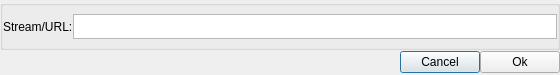
<?xml version="1.0" encoding="UTF-8"?>
<ui version="4.0">
 <class>OpenStream</class>
 <widget class="QDialog" name="OpenStream">
  <property name="geometry">
   <rect>
    <x>0</x>
    <y>0</y>
    <width>560</width>
    <height>75</height>
   </rect>
  </property>
  <property name="minimumSize">
   <size>
    <width>560</width>
    <height>60</height>
   </size>
  </property>
  <property name="maximumSize">
   <size>
    <width>560</width>
    <height>75</height>
   </size>
  </property>
  <property name="windowTitle">
   <string>crmp Open Stream</string>
  </property>
  <property name="windowIcon">
   <iconset>
    <normaloff>../../../../usr/share/icons/oxygen/16x16/actions/document-open-remote.png</normaloff>../../../../usr/share/icons/oxygen/16x16/actions/document-open-remote.png</iconset>
  </property>
  <layout class="QVBoxLayout" name="verticalLayout">
   <property name="spacing">
    <number>0</number>
   </property>
   <property name="margin">
    <number>0</number>
   </property>
   <item>
    <widget class="QGroupBox" name="frame">
     <property name="styleSheet">
      <string notr="true"/>
     </property>
     <layout class="QHBoxLayout" name="horizontalLayout">
      <property name="spacing">
       <number>0</number>
      </property>
      <property name="margin">
       <number>0</number>
      </property>
      <item>
       <widget class="QLabel" name="lblStream">
        <property name="text">
         <string>Stream/URL:</string>
        </property>
       </widget>
      </item>
      <item>
       <widget class="QPlainTextEdit" name="txtstream">
        <property name="minimumSize">
         <size>
          <width>0</width>
          <height>25</height>
         </size>
        </property>
        <property name="maximumSize">
         <size>
          <width>16777215</width>
          <height>25</height>
         </size>
        </property>
        <property name="frameShape">
         <enum>QFrame::StyledPanel</enum>
        </property>
        <property name="midLineWidth">
         <number>1</number>
        </property>
        <property name="verticalScrollBarPolicy">
         <enum>Qt::ScrollBarAlwaysOff</enum>
        </property>
        <property name="horizontalScrollBarPolicy">
         <enum>Qt::ScrollBarAlwaysOff</enum>
        </property>
        <property name="lineWrapMode">
         <enum>QPlainTextEdit::NoWrap</enum>
        </property>
        <property name="plainText">
         <string/>
        </property>
       </widget>
      </item>
     </layout>
    </widget>
   </item>
   <item>
    <widget class="QWidget" name="widget" native="true">
     <property name="minimumSize">
      <size>
       <width>0</width>
       <height>25</height>
      </size>
     </property>
     <property name="maximumSize">
      <size>
       <width>16777215</width>
       <height>25</height>
      </size>
     </property>
     <layout class="QHBoxLayout" name="horizontalLayout_2">
      <property name="spacing">
       <number>0</number>
      </property>
      <property name="margin">
       <number>0</number>
      </property>
      <item>
       <spacer name="horizontalSpacer">
        <property name="orientation">
         <enum>Qt::Horizontal</enum>
        </property>
        <property name="sizeHint" stdset="0">
         <size>
          <width>348</width>
          <height>20</height>
         </size>
        </property>
       </spacer>
      </item>
      <item>
       <widget class="QPushButton" name="pushButton_2">
        <property name="text">
         <string>Cancel</string>
        </property>
        <property name="icon">
         <iconset>
          <normaloff>../../../../usr/share/icons/oxygen/16x16/actions/dialog-cancel.png</normaloff>../../../../usr/share/icons/oxygen/16x16/actions/dialog-cancel.png</iconset>
        </property>
       </widget>
      </item>
      <item>
       <widget class="QPushButton" name="pushButton">
        <property name="text">
         <string>Ok</string>
        </property>
        <property name="icon">
         <iconset>
          <normaloff>../../../../usr/share/icons/oxygen/16x16/actions/dialog-ok.png</normaloff>../../../../usr/share/icons/oxygen/16x16/actions/dialog-ok.png</iconset>
        </property>
       </widget>
      </item>
     </layout>
    </widget>
   </item>
  </layout>
 </widget>
 <resources/>
 <connections/>
</ui>
